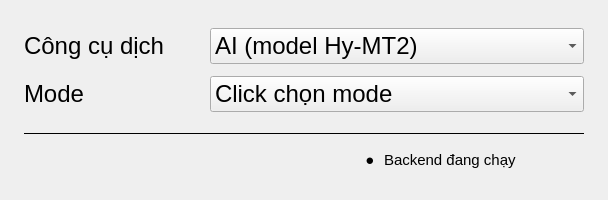
<?xml version="1.0" encoding="UTF-8"?>
<ui version="4.0">
 <class>Form</class>
 <widget class="QWidget" name="Form">
  <property name="geometry">
   <rect>
    <x>0</x>
    <y>0</y>
    <width>608</width>
    <height>200</height>
   </rect>
  </property>
  <property name="minimumSize">
   <size>
    <width>608</width>
    <height>200</height>
   </size>
  </property>
  <property name="maximumSize">
   <size>
    <width>608</width>
    <height>200</height>
   </size>
  </property>
  <property name="windowTitle">
   <string>OCR - Dịch thuật</string>
  </property>
  <layout class="QVBoxLayout" name="mainLayout">
   <property name="spacing">
    <number>0</number>
   </property>
   <property name="leftMargin">
    <number>24</number>
   </property>
   <property name="topMargin">
    <number>18</number>
   </property>
   <property name="rightMargin">
    <number>24</number>
   </property>
   <property name="bottomMargin">
    <number>14</number>
   </property>
   <item>
    <layout class="QVBoxLayout" name="settingsLayout">
     <property name="spacing">
      <number>12</number>
     </property>
     <item>
      <layout class="QHBoxLayout" name="engineLayout">
       <property name="spacing">
        <number>16</number>
       </property>
       <item>
        <widget class="QLabel" name="label">
         <property name="minimumSize">
          <size>
           <width>170</width>
           <height>36</height>
          </size>
         </property>
         <property name="maximumSize">
          <size>
           <width>170</width>
           <height>36</height>
          </size>
         </property>
         <property name="font">
          <font>
           <pointsize>18</pointsize>
          </font>
         </property>
         <property name="text">
          <string>Công cụ dịch</string>
         </property>
         <property name="alignment">
          <set>Qt::AlignmentFlag::AlignLeading|Qt::AlignmentFlag::AlignLeft|Qt::AlignmentFlag::AlignVCenter</set>
         </property>
        </widget>
       </item>
       <item>
        <widget class="QComboBox" name="comboBox_translate_engine">
         <property name="sizePolicy">
          <sizepolicy hsizetype="Expanding" vsizetype="Fixed">
           <horstretch>1</horstretch>
           <verstretch>0</verstretch>
          </sizepolicy>
         </property>
         <property name="minimumSize">
          <size>
           <width>0</width>
           <height>36</height>
          </size>
         </property>
         <property name="maximumSize">
          <size>
           <width>16777215</width>
           <height>36</height>
          </size>
         </property>
         <property name="font">
          <font>
           <pointsize>18</pointsize>
          </font>
         </property>
         <item>
          <property name="text">
           <string>AI (model Hy-MT2)</string>
          </property>
         </item>
         <item>
          <property name="text">
           <string>Google Dịch</string>
          </property>
         </item>
        </widget>
       </item>
      </layout>
     </item>
     <item>
      <layout class="QHBoxLayout" name="modeLayout">
       <property name="spacing">
        <number>16</number>
       </property>
       <item>
        <widget class="QLabel" name="label_2">
         <property name="minimumSize">
          <size>
           <width>170</width>
           <height>36</height>
          </size>
         </property>
         <property name="maximumSize">
          <size>
           <width>170</width>
           <height>36</height>
          </size>
         </property>
         <property name="font">
          <font>
           <pointsize>18</pointsize>
          </font>
         </property>
         <property name="text">
          <string>Mode</string>
         </property>
         <property name="alignment">
          <set>Qt::AlignmentFlag::AlignLeading|Qt::AlignmentFlag::AlignLeft|Qt::AlignmentFlag::AlignVCenter</set>
         </property>
        </widget>
       </item>
       <item>
        <widget class="QComboBox" name="comboBox_mode">
         <property name="sizePolicy">
          <sizepolicy hsizetype="Expanding" vsizetype="Fixed">
           <horstretch>1</horstretch>
           <verstretch>0</verstretch>
          </sizepolicy>
         </property>
         <property name="minimumSize">
          <size>
           <width>0</width>
           <height>36</height>
          </size>
         </property>
         <property name="maximumSize">
          <size>
           <width>16777215</width>
           <height>36</height>
          </size>
         </property>
         <property name="font">
          <font>
           <pointsize>18</pointsize>
          </font>
         </property>
         <item>
          <property name="text">
           <string>Click chọn mode</string>
          </property>
         </item>
         <item>
          <property name="text">
           <string>Dịch truyện tranh</string>
          </property>
         </item>
         <item>
          <property name="text">
           <string>Dịch màn hình</string>
          </property>
         </item>
         <item>
          <property name="text">
           <string>Dịch chat game</string>
          </property>
         </item>
        </widget>
       </item>
      </layout>
     </item>
    </layout>
   </item>
   <item>
    <spacer name="separatorSpacer">
     <property name="orientation">
      <enum>Qt::Orientation::Vertical</enum>
     </property>
     <property name="sizeType">
      <enum>QSizePolicy::Policy::Fixed</enum>
     </property>
     <property name="sizeHint" stdset="0">
      <size>
       <width>0</width>
       <height>10</height>
      </size>
     </property>
    </spacer>
   </item>
   <item>
    <widget class="QFrame" name="line">
     <property name="frameShape">
      <enum>QFrame::Shape::HLine</enum>
     </property>
     <property name="frameShadow">
      <enum>QFrame::Shadow::Plain</enum>
     </property>
    </widget>
   </item>
   <item>
    <layout class="QHBoxLayout" name="backendStatusLayout">
     <property name="spacing">
      <number>8</number>
     </property>
     <item>
      <spacer name="backendSpacer">
       <property name="orientation">
        <enum>Qt::Orientation::Horizontal</enum>
       </property>
       <property name="sizeType">
        <enum>QSizePolicy::Policy::Expanding</enum>
       </property>
       <property name="sizeHint" stdset="0">
        <size>
         <width>0</width>
         <height>0</height>
        </size>
       </property>
      </spacer>
     </item>
     <item>
      <widget class="QLabel" name="label_radio_check_backend">
       <property name="minimumSize">
        <size>
         <width>12</width>
         <height>30</height>
        </size>
       </property>
       <property name="maximumSize">
        <size>
         <width>12</width>
         <height>30</height>
        </size>
       </property>
       <property name="font">
        <font>
         <pointsize>11</pointsize>
        </font>
       </property>
       <property name="text">
        <string>●</string>
       </property>
       <property name="alignment">
        <set>Qt::AlignmentFlag::AlignCenter</set>
       </property>
      </widget>
     </item>
     <item>
      <widget class="QLabel" name="label_check_status_backend">
       <property name="minimumSize">
        <size>
         <width>200</width>
         <height>30</height>
        </size>
       </property>
       <property name="maximumSize">
        <size>
         <width>200</width>
         <height>30</height>
        </size>
       </property>
       <property name="font">
        <font>
         <pointsize>11</pointsize>
        </font>
       </property>
       <property name="text">
        <string>Backend đang chạy</string>
       </property>
       <property name="alignment">
        <set>Qt::AlignmentFlag::AlignLeading|Qt::AlignmentFlag::AlignLeft|Qt::AlignmentFlag::AlignVCenter</set>
       </property>
      </widget>
     </item>
    </layout>
   </item>
  </layout>
 </widget>
 <resources>
  <include location="../resources.qrc"/>
 </resources>
 <connections/>
</ui>
